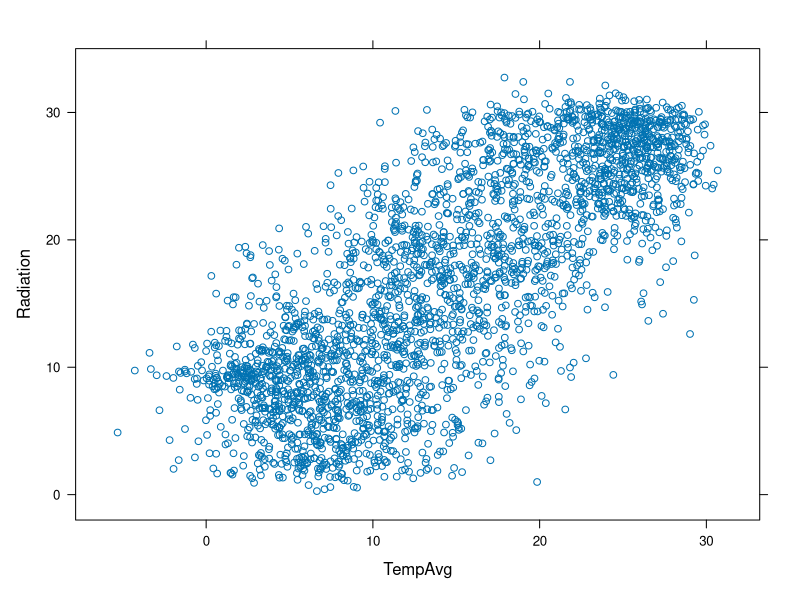
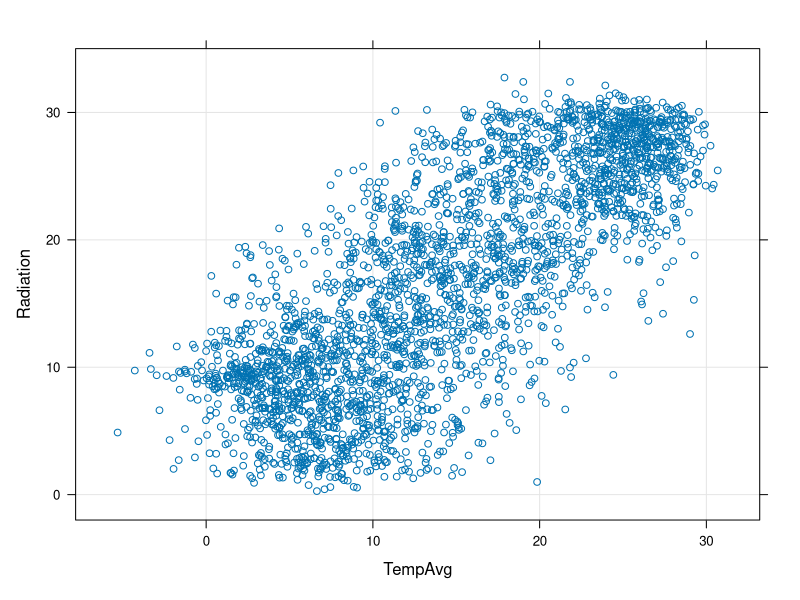
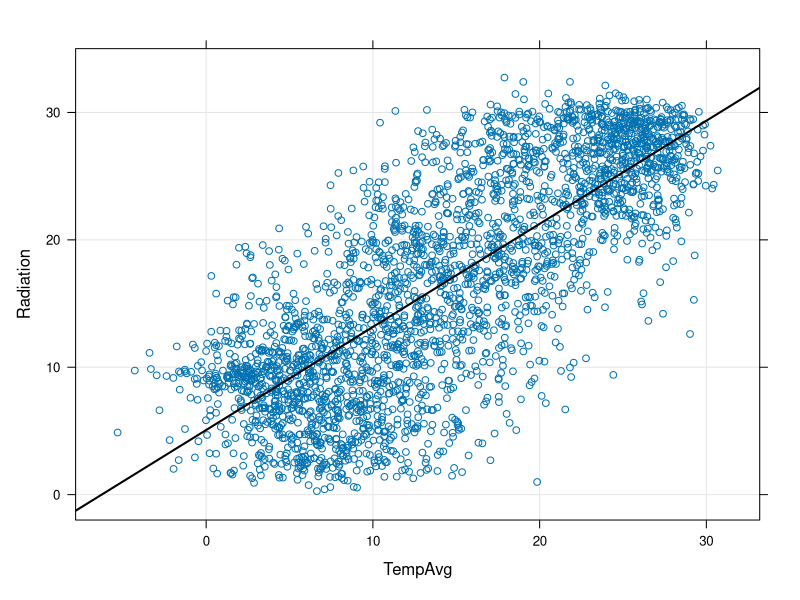
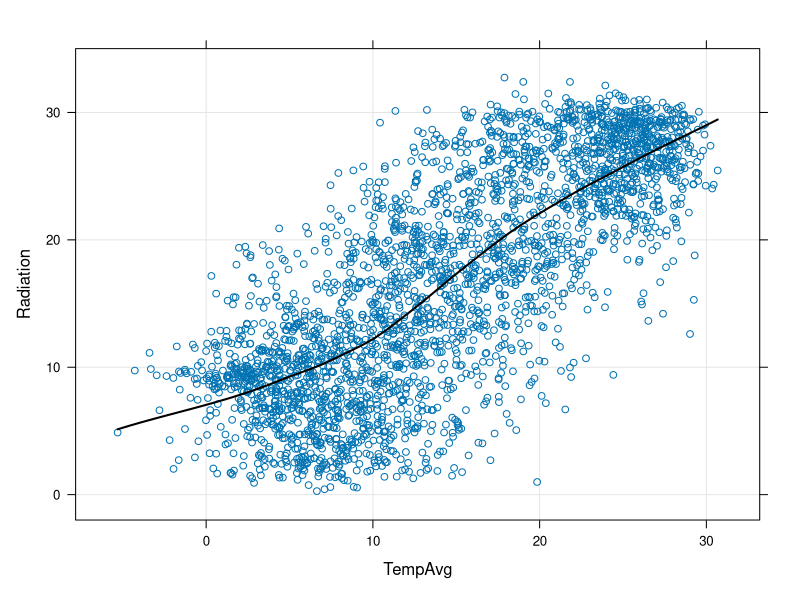
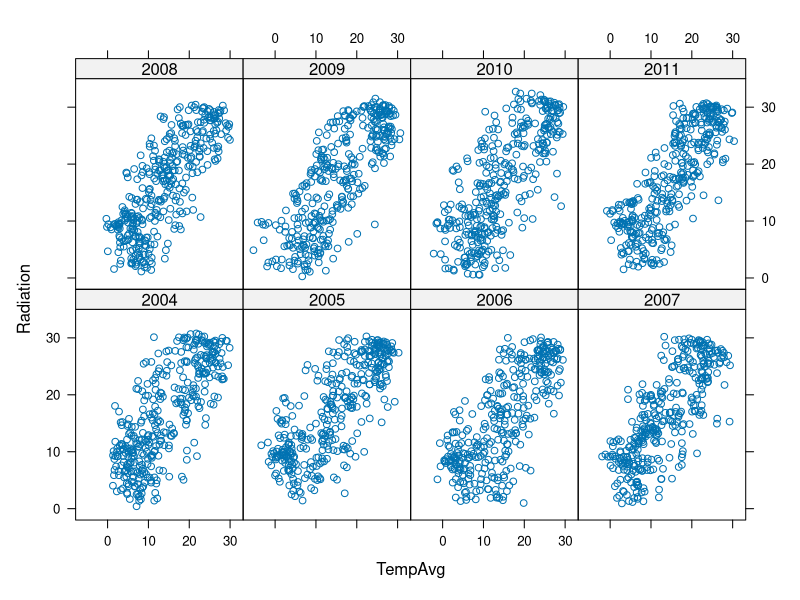
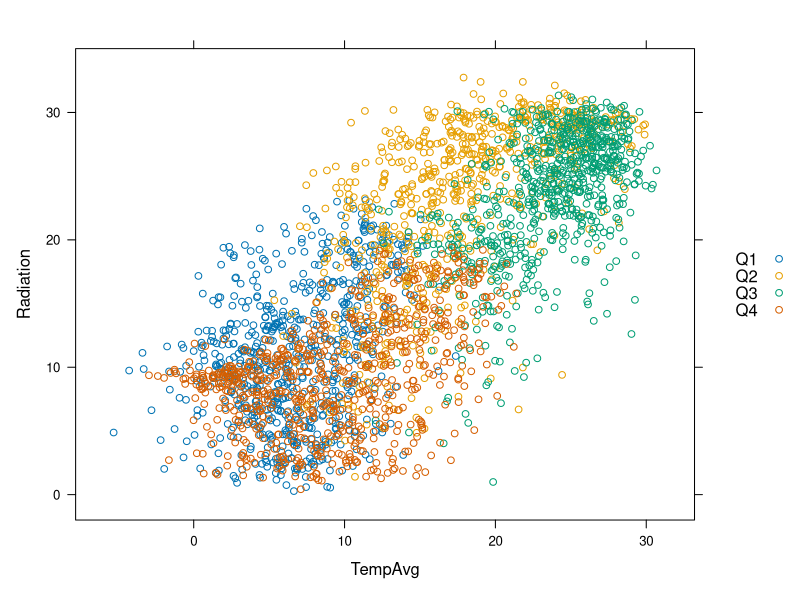
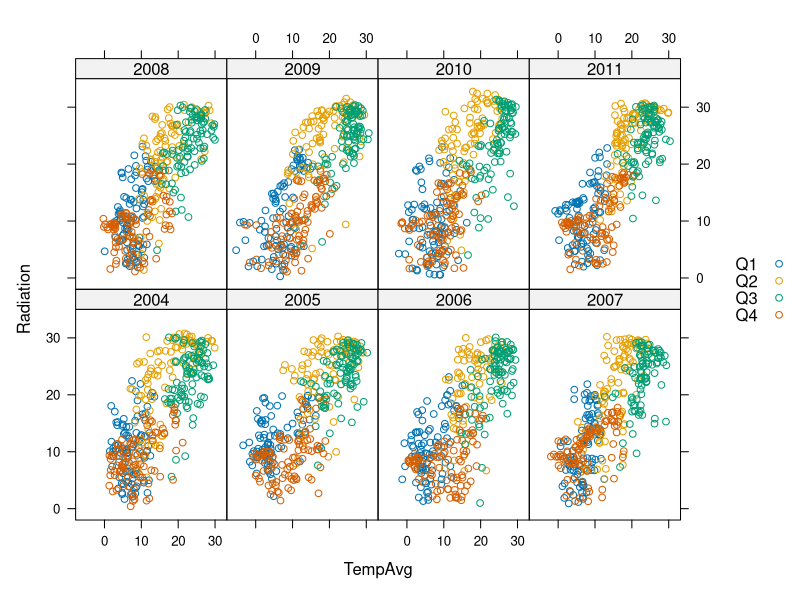
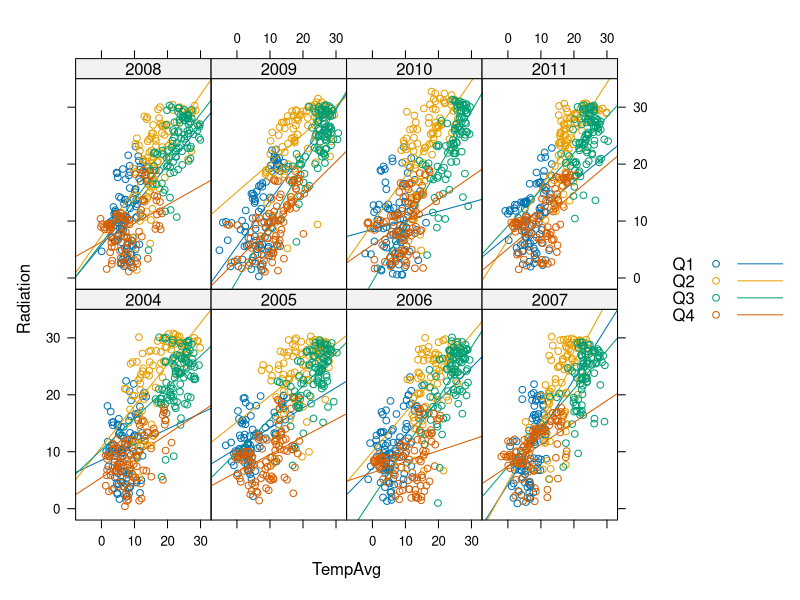

Generate these figures, in order, with R: (Note: this script raises an error after producing the figures.)

## Conjunto de datos de ejemplo
## - Leemos desde el archivo local

aranjuez <- read.csv('data/aranjuez.csv')

summary(aranjuez)

## Conjunto de datos de ejemplo
## - Añadimos algunas columnas

aranjuez$month <- as.numeric(
                  format(as.Date(aranjuez$X), '%m'))
aranjuez$year <- as.numeric(
                 format(as.Date(aranjuez$X), '%Y'))
aranjuez$day <- as.numeric(
                format(as.Date(aranjuez$X), '%j'))
aranjuez$jday <- julian(as.Date(aranjuez$X))
aranjuez$quarter <- quarters(as.Date(aranjuez$X))

## Lattice

## - Documentación: [[http://lmdvr.r-forge.r-project.org/figures/figures.html][Código y Figuras del libro]]

library(lattice)

## =xyplot=
## #+ATTR_LaTeX: width=0.7\textwidth

pdf(file="xyplot.pdf")
xyplot(Radiation ~ TempAvg, data=aranjuez)
dev.off()

## =xyplot=
## #+ATTR_LaTeX: width=0.7\textwidth

pdf(file="xyplotPG.pdf")
xyplot(Radiation ~ TempAvg, data=aranjuez,
       type=c('p', 'g'))
dev.off()

## =xyplot=
## #+ATTR_LaTeX: width=0.7\textwidth

pdf(file="xyplotPRG.pdf")
xyplot(Radiation ~ TempAvg, data=aranjuez,
       type=c('p', 'r', 'g'),
       lwd=2, col.line='black')

dev.off()

## =xyplot=
## #+ATTR_LaTeX: width=0.7\textwidth

pdf(file="xyplotSmooth.pdf")
xyplot(Radiation ~ TempAvg, data=aranjuez,
       type=c('p', 'smooth', 'g'),
       lwd=2, col.line='black')
dev.off()

## Paneles
## #+ATTR_LaTeX: width=0.7\textwidth

pdf(file="xyplotYear.pdf")
xyplot(Radiation ~ TempAvg|factor(year),
       data=aranjuez)
dev.off()

## Grupos
## #+ATTR_LaTeX: width=0.7\textwidth

pdf(file="xyplotQuarter.pdf")
xyplot(Radiation ~ TempAvg, groups=quarter,
       data=aranjuez, auto.key=list(space='right'))
dev.off()

## Paneles y grupos
## #+ATTR_LaTeX: width=0.6\textwidth

pdf(file="xyplotQuarterYear.pdf")
xyplot(Radiation ~ TempAvg|factor(year),
       groups=quarter,
       data=aranjuez,
       layout=c(4, 2),
       auto.key=list(space='right'))
dev.off()

## Paneles y grupos
## #+ATTR_LaTeX: width=0.6\textwidth

pdf(file="xyplotQuarterYearSmooth.pdf")
xyplot(Radiation ~ TempAvg|factor(year),
       groups=quarter,
       data=aranjuez,
       layout=c(4, 2),
       type=c('p', 'r'),
       auto.key=list(space='right'))
dev.off()

## Colores y tamaños
## #+ATTR_LaTeX: width=0.6\textwidth

pdf(file="xyplotColors.pdf")
xyplot(Radiation ~ TempAvg,
       type=c('p', 'r'),
       cex=2, col='blue',
       alpha=.5,
       lwd=3, col.line='black',
       data=aranjuez)
dev.off()

## Colores con grupos
## #+ATTR_LaTeX: width=0.6\textwidth

pdf(file="xyplotColorGroups.pdf")
xyplot(Radiation ~ TempAvg,
       group=quarter,
       col=c('red', 'blue', 'green', 'yellow'),
       auto.key=list(space='right'),
       data=aranjuez)
dev.off()

## Colores con grupos: par.settings
## #+ATTR_LaTeX: width=0.45\textwidth

pdf(file="myTheme.pdf")
myTheme <- custom.theme(symbol=c('red', 'blue',
                        'green', 'yellow'),
                        pch=19, alpha=.6)
xyplot(Radiation ~ TempAvg,
       groups=quarter,
       par.settings=myTheme,
       auto.key=list(space='right'),
       data=aranjuez)
dev.off()

## Colores: brewer.pal
## #+ATTR_LaTeX: width=0.45\textwidth

pdf(file="brewer.pdf")
library(RColorBrewer)
myTheme <- custom.theme(symbol=brewer.pal(n=4,
                        'Dark2'),
                        pch=19, alpha=.6)
xyplot(Radiation ~ TempAvg,
       groups=quarter,
       par.settings=myTheme,
       auto.key=list(space='right'),
       data=aranjuez)
dev.off()

## Paneles a medida
## #+ATTR_LaTeX: width=0.3\textwidth

pdf(file="panel.pdf")
xyplot(Radiation ~ TempAvg, data=aranjuez,
       panel=function(x, y, ...){
           panel.xyplot(x, y, ...)
           minIdx <- which.min(x)
           maxIdx <- which.max(x)
           panel.points(x[c(minIdx, maxIdx)],
                        y[c(minIdx, maxIdx)],
                        cex=2, col='red')
           panel.text(x[minIdx], y[minIdx],
                      'MIN', pos=1)
           })
dev.off()

## Matriz de gráficos de dispersión
## #+ATTR_LaTeX: width=0.45\textwidth

png(filename="splom.png")
splom(aranjuez[,c("TempAvg", "HumidAvg", "WindAvg",
                  "Rain", "Radiation", "ET")],
      pscale=0, alpha=0.6, cex=0.3, pch=19)
dev.off()

## Matriz de gráficos de dispersión
## #+ATTR_LaTeX: width=0.45\textwidth

png(filename="splomGroup.png")
splom(aranjuez[,c("TempAvg", "HumidAvg", "WindAvg",
                  "Rain", "Radiation", "ET")],
      groups=aranjuez$quarter,
      auto.key=list(space='right'),
      pscale=0, alpha=0.6, cex=0.3, pch=19)
dev.off()

## =levelplot=
## #+ATTR_LaTeX: width=0.6\textwidth

pdf(file="levelplot.pdf")
levelplot(TempAvg ~ year * day,
          data=aranjuez)
dev.off()

## =contourplot=
## #+ATTR_LaTeX: width=0.7\textwidth

pdf(file="contourplot.pdf")
contourplot(Radiation ~ year * day,
            lwd=.5, labels=FALSE,
            region=TRUE, 
            data=aranjuez)
dev.off()

## Box-and-Whiskers
## #+ATTR_LaTeX: width=0.7\textwidth

pdf(file="bwplot.pdf")
bwplot(Radiation ~ month, data=aranjuez,
       horizontal=FALSE, pch='|')
dev.off()

## Box-and-Whiskers
## #+ATTR_LaTeX: width=0.7\textwidth

pdf(file="violin.pdf")
bwplot(Radiation ~ month, data=aranjuez,
       horizontal=FALSE,
       panel=panel.violin)
dev.off()

## Histogramas
## #+ATTR_LaTeX: width=0.7\textwidth

pdf(file="histogram.pdf")
histogram(~Radiation|factor(year), data=aranjuez)
dev.off()

## Gráficos de densidad
## #+ATTR_LaTeX: width=0.7\textwidth

pdf(file="density.pdf")
densityplot(~Radiation, groups=quarter,
            data=aranjuez,
            auto.key=list(space='right'))
dev.off()

## =dotplot=

avRad <- aggregate(Radiation ~ month * year,
                   data=aranjuez, FUN=mean)

## #+ATTR_LaTeX: width=0.7\textwidth

pdf(file="dotplot.pdf")
dotplot(month ~ Radiation|factor(year), data=avRad)
dev.off()

## Quantile-Quantile
## #+ATTR_LaTeX: width=0.7\textwidth

pdf(file="qqHalf.pdf")
firstHalf <- aranjuez$quarter %in% c('Q1', 'Q2')

qq(firstHalf ~ Radiation, data=aranjuez)
dev.off()

## Quantile-quantile
## #+ATTR_LaTeX: width=0.7\textwidth

pdf(file="qqWinter.pdf")
winter <- aranjuez$quarter %in% c('Q1', 'Q4')

qq(winter ~ Radiation, data=aranjuez)
dev.off()

## Quantile-Quantile
## #+ATTR_LaTeX: width=0.7\textwidth

pdf(file="qqNorm.pdf")
qqmath(~TempAvg, data=aranjuez,
       groups=year, distribution=qnorm)
dev.off()
